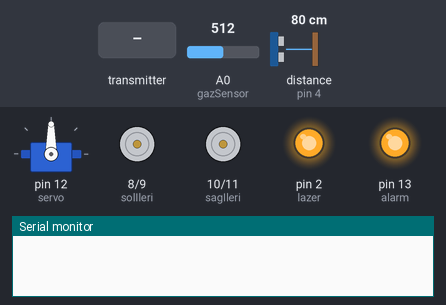
Bench run of a sketch on a simulated Arduino Uno, built with avr-gcc and run on an emulated ATmega328P. Shown: servo, motor-driver pin pairs drawn as motors (green arrow = first pin HIGH = forward, orange = second pin HIGH = backward, longer = more drive), output pins drawn as LEDs (lit = HIGH), the last lines printed to the serial monitor. The inputs (shaded band) are chosen by the test bench; at power-on: distance to the obstacle (sensor on pin 4) 80 cm, A0 (gazSensor) = 512. The echo pulse lasts 58.3 µs per cm; no radio packets arrive unless stated; pins used as bus, display or sensor lines are not drawn.

Above: at 1.2 s.
1.3 s: the transmitter starts sending gelenKomut = 1
At 1.6 s:
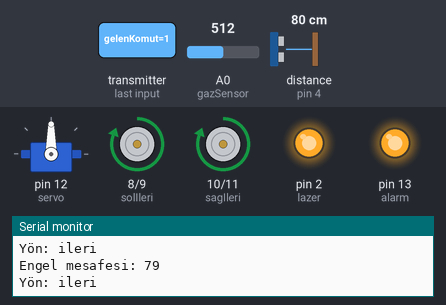
4.3 s: distance to the obstacle (sensor on pin 4) set to 34 cm
7.3 s: distance to the obstacle (sensor on pin 4) set to 28 cm
At 7.81 s:
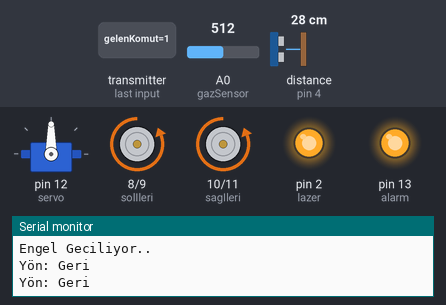
10.3 s: distance to the obstacle (sensor on pin 4) set to 35 cm
At 10.56 s:
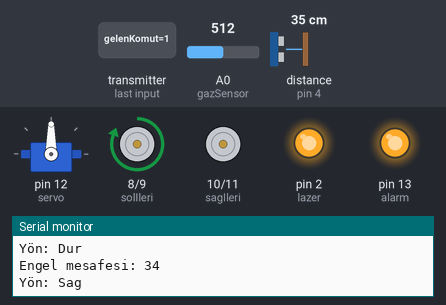
13.3 s: A0 (gazSensor) set to 108
15.8 s: A0 (gazSensor) set to 92
At 16.8 s:
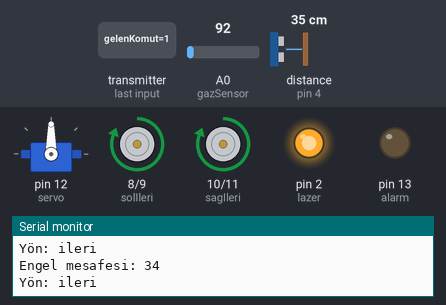
Timing chart, 0 to 19.8 s (numbered marks = the images above; inputs shaded):
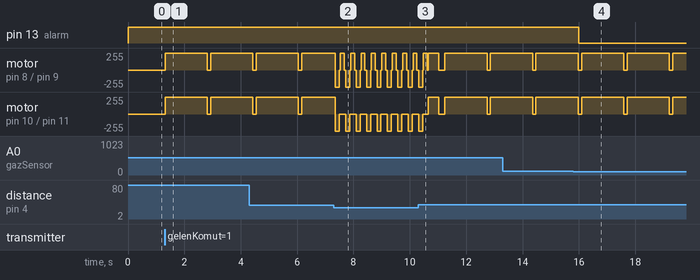

The sketch:

receiver.ino
```cpp
//Bu kisimda gerekli kutuphaneleri cagiriyoruz
#include <Servo.h>
#include <dht11.h>
#include <SPI.h>
#include <nRF24L01.h>
#include <RF24.h>

//Bu kisimda pinleri tanimliyoruz
const int gazSensor = A0;
const int alarm = 13;
const int servo = 12;
const int sagGeri = 11;
const int sagIleri = 10;
const int solGeri = 9;
const int solIleri = 8;
const int trigPin = 5;
const int echoPin = 4;
const int sicaklikSensor = 3;
const int lazer = 2;

//Bu kisimda kullanacagimiz degiskenleri tanimliyoruz
char gelenKomut;
float gidenVeri;
long sure;
int mesafe_tmp;
int mesafe;
int uyariDegeri = 100;
unsigned long zamangidenVerisi1 = 0;
unsigned long zamangidenVerisi2 = 0;
int alarmSayac = 1;
bool alarmKarar;

//Servo motor icin bir nesne olusturuyoruz
Servo Servo1;

//Sicaklik sensoru icin bir nesne olusturuyoruz
dht11 DHT11;

//RF icin bir nesne ve okuma,yazma icin adres bilgisi olusturuyoruz
RF24 radio(6, 7); // CE, CSN
const byte address[][6] = {"00001", "00002"};

void setup() {
  //Pinlerimizin giris-cikis ayarini yapiyoruz
  pinMode(sagIleri, OUTPUT);
  pinMode(sagGeri, OUTPUT);
  pinMode(solIleri, OUTPUT);
  pinMode(solGeri, OUTPUT);
  pinMode(trigPin, OUTPUT);
  pinMode(echoPin, INPUT);
  pinMode(lazer, OUTPUT);
  digitalWrite(lazer, HIGH);
  pinMode(gazSensor, INPUT);
  pinMode(alarm, OUTPUT);

  Servo1.attach(servo);

  Serial.begin(9600);
  radio.begin();
  radio.openReadingPipe(1, address[1]);
  radio.openWritingPipe(address[0]);
  radio.setPALevel(RF24_PA_MIN);
  radio.startListening();
}

void dur(){
    digitalWrite(sagIleri, LOW);
    digitalWrite(sagGeri, LOW);
    digitalWrite(solIleri, LOW);
    digitalWrite(solGeri, LOW);
    Serial.println("Yön: Dur");
  }

void ileri(){
    mesafe = mesafeOlc();
    Serial.println(mesafe);
    if(mesafe > 30){
        digitalWrite(sagIleri, HIGH);
        digitalWrite(sagGeri, LOW);
        digitalWrite(solIleri, HIGH);
        digitalWrite(solGeri, LOW);
        Serial.println("Yön: ileri ");
    }
    else{
        Serial.println("Opps!");
        zamangidenVerisi2 = millis();
        engelGec();
    }
}

void geri(){
    digitalWrite(sagIleri, LOW);
    digitalWrite(sagGeri, HIGH);
    digitalWrite(solIleri, LOW);
    digitalWrite(solGeri, HIGH);
    Serial.println("Yön: Geri");
}

void sol(){
    mesafe = mesafeOlc();
    Serial.println(mesafe);
    if(mesafe > 20){
      digitalWrite(sagIleri, HIGH);
      digitalWrite(sagGeri, LOW);
      digitalWrite(solIleri, LOW);
      digitalWrite(solGeri, LOW);
      Serial.println("Yön: Sol");
    }
     else{
      dur();
      delay(1000);
      Serial.println("Opps!");
      zamangidenVerisi2 = millis();
      engelGec();
    }
}

void sag(){
   mesafe = mesafeOlc();
   Serial.println(mesafe);
   if(mesafe > 20){
      digitalWrite(sagIleri, LOW);
      digitalWrite(sagGeri, LOW);
      digitalWrite(solIleri, HIGH);
      digitalWrite(solGeri, LOW);
      Serial.println("Yön: Sag");
   }
    else{
      Serial.println("Opps!");
      zamangidenVerisi2 = millis();
      engelGec();
    }
}

void veriGonder(){
   radio.stopListening();
   int chk = DHT11.read(sicaklikSensor);
   //Serial.print("Nem (%): ");
   //Serial.println((float)DHT11.humidity, 2);
   //Serial.print("Sicaklik (Celcius): ");
   //Serial.println((float)DHT11.temperature, 2);
   //Serial.print("Cig Olusma Noktasi: ");
   //Serial.println(DHT11.dewPoint(), 2);
   gidenVeri = (float)DHT11.temperature;
   Serial.println(gidenVeri);
   radio.write(&gidenVeri, sizeof(gidenVeri));
}

int mesafeOlc(){
   digitalWrite(trigPin, LOW);
   delayMicroseconds(2);
   digitalWrite(trigPin, HIGH);
   delayMicroseconds(10);
   digitalWrite(trigPin, LOW);
   sure = pulseIn(echoPin, HIGH);
   mesafe_tmp= sure*0.034/2;
   //Serial.print("mesafe_tmp: ");
   //Serial.println(mesafe_tmp);
   Serial.print("Engel mesafesi: ");
   return mesafe_tmp;
 }

void engelGec(){
   Serial.println("Engel Geciliyor..");
    while(millis() - zamangidenVerisi2 < 150)
       geri();
    dur();
    while(millis() - zamangidenVerisi2 < 300)
       sag();
    dur();
    while(millis() - zamangidenVerisi2 < 700)
       ileri();
    dur();
}

int alarmAcKapa(){
    if(alarmSayac % 2 == 0){
      //Serial.println("alarm aktif, sayac: ");
      //Serial.print(alarmSayac);
      digitalWrite(alarm, HIGH);
      alarmSayac++;
      return 0;
    }
    else{
      digitalWrite(alarm, LOW);
      //Serial.println("alarm pasif, sayac: ");
      //Serial.print(alarmSayac);
      alarmSayac++;
      return 1;
    }
  }


void loop() {

   int okunan_gazSensor = analogRead(gazSensor);
   //Serial.print("Pin A0: ");
   //Serial.println(okunan_gazSensor);
   if(okunan_gazSensor > uyariDegeri  )
   {
    digitalWrite(alarm, HIGH);
   }
   else if(okunan_gazSensor <= uyariDegeri){
      alarmKarar = alarmAcKapa();
      if(alarmKarar == 1)
        digitalWrite(alarm, LOW);
      alarmSayac++;
    }

   delay(100);

   radio.startListening();
   if (radio.available()){
      radio.read(&gelenKomut, sizeof(char));
      Serial.print("Gelen Komut: ");
      Serial.println(gelenKomut);
      zamangidenVerisi1 = millis();

      if(gelenKomut == '0'){
        dur();
      }

      else if(gelenKomut == '1'){
        while(millis() - zamangidenVerisi1 < 1500){
          ileri();
        }
        dur();
      }


      else if(gelenKomut == '2'){
        while(millis() - zamangidenVerisi1 < 305){
            sol();
        }
        dur();
        while(millis() - zamangidenVerisi1 < 610){
            ileri();
        }
        dur();
      }

      else if(gelenKomut == '3'){
        while(millis() - zamangidenVerisi1 < 305){
          sag();
        }
        dur();
        while(millis() - zamangidenVerisi1 < 610){
          ileri();
        }
        dur();
      }

      else if(gelenKomut == '4'){
        while(millis() - zamangidenVerisi1 < 500){
          geri();
        }
        dur();
      }

      else if(gelenKomut == '5'){
        veriGonder();
      }

      else if(gelenKomut == '6'){
        Servo1.write(180);
        Serial.println("servo 0°");
      }

      else if(gelenKomut == '7'){
        Servo1.write(0);
        Serial.println("servo 180°");
      }

      else if(gelenKomut == '8'){
        Servo1.write(90);
        Serial.println("servo 90°");
      }

      else if(gelenKomut == '9'){
        alarmAcKapa();
      }
  }
}
```

Measured:
- the behaviour switches between 32 and 31 cm on distance to the obstacle (sensor on pin 4) (found by bisection; images 1 and 2)
- the behaviour switches between 101 and 100 on A0 (gazSensor) (found by bisection; images 3 and 4)
- after the input at 1.3 s, motor on pin 8 (solIleri) / pin 9 (solGeri), motor on pin 10 (sagIleri) / pin 11 (sagGeri): stopped → forward 255/255 at once, → stopped 1.5 s later, → forward 255/255 0.12 s later
- after the input at 7.3 s, motor on pin 10 (sagIleri) / pin 11 (sagGeri): alternates backward 255/255 for 0.14 s and stopped for 0.23 s, starting after 0.06 s
- after the input at 15.8 s, pin 13 (alarm): HIGH → LOW after 0.19 s
